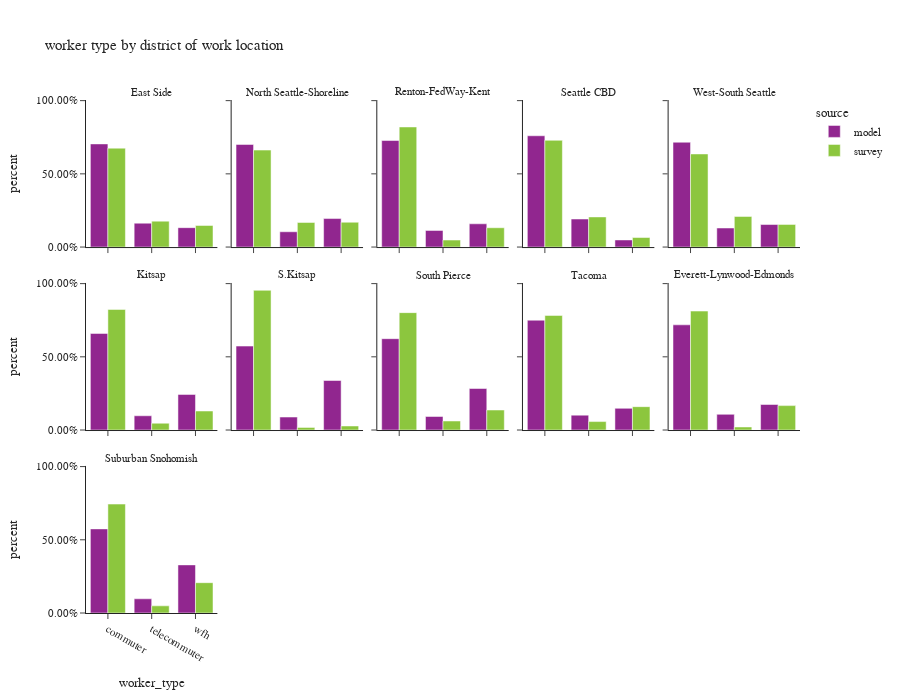

The cell this chart's notebook holds for it:
### Code cell
df_worker_count = workers.groupby(['source','CountyName_work','district_name_work','worker_type'])['pdexpfac']. \
    sum().reset_index()
df_worker_count['percent'] = df_worker_count.groupby(['source','CountyName_work','district_name_work'], group_keys=False)['pdexpfac']. \
    apply(lambda x: x / float(x.sum()))

df_worker_count_ct = workers.groupby(['source','CountyName_work','district_name_work','worker_type'])['pdexpfac'].count().reset_index(). \
    rename(columns={'pdexpfac':'sample count'})
df_worker_count = df_worker_count.merge(df_worker_count_ct, on=['source','CountyName_work','district_name_work','worker_type']). \
    rename(columns={'pdexpfac':'total count'})

fig = px.bar(df_worker_count.sort_values(by=['source','CountyName_work','district_name_work']), x='worker_type', y="percent",
             facet_col="district_name_work",facet_col_wrap=5,color="source",
             barmode="group",hover_data=['sample count','total count'],
             title="worker type by district of work location")
fig.for_each_annotation(lambda a: a.update(text = a.text.split("=")[-1]))
fig.update_layout(height=700, width=900, font=dict(size=11))
fig.for_each_yaxis(lambda a: a.update(tickformat = ".2%"))
fig.update_xaxes(categoryorder='array', categoryarray= ['commuter','telecommuter','wfh'])
fig.show()

### Figure 1 — Plotly figure (JSON) as saved in the notebook; plotly's stock layout.template omitted (floating-point values rounded to 4 significant figures)
{"data": [{"alignmentgroup": "True", "customdata": [[300800.0, 300800.0], [69650.0, 69650.0], [56580.0, 56580.0]], "hovertemplate": "source=model<br>district_name_work=East Side<br>worker_type=%{x}<br>percent=%{y}<br>sample count=%{customdata[0]}<br>total count=%{customdata[1]}<extra></extra>", "legendgroup": "model", "marker": {"color": "#91268F", "pattern": {"shape": ""}}, "name": "model", "offsetgroup": "model", "orientation": "v", "showlegend": true, "textposition": "auto", "type": "bar", "x": ["commuter", "telecommuter", "wfh"], "xaxis": "x11", "y": [0.7044, 0.1631, 0.1325], "yaxis": "y11"}, {"alignmentgroup": "True", "customdata": [[112900.0, 112900.0], [16840.0, 16840.0], [31360.0, 31360.0]], "hovertemplate": "source=model<br>district_name_work=North Seattle-Shoreline<br>worker_type=%{x}<br>percent=%{y}<br>sample count=%{customdata[0]}<br>total count=%{customdata[1]}<extra></extra>", "legendgroup": "model", "marker": {"color": "#91268F", "pattern": {"shape": ""}}, "name": "model", "offsetgroup": "model", "orientation": "v", "showlegend": false, "textposition": "auto", "type": "bar", "x": ["commuter", "telecommuter", "wfh"], "xaxis": "x12", "y": [0.7008, 0.1046, 0.1947], "yaxis": "y12"}, {"alignmentgroup": "True", "customdata": [[254100.0, 254100.0], [39700.0, 39700.0], [55460.0, 55460.0]], "hovertemplate": "source=model<br>district_name_work=Renton-FedWay-Kent<br>worker_type=%{x}<br>percent=%{y}<br>sample count=%{customdata[0]}<br>total count=%{customdata[1]}<extra></extra>", "legendgroup": "model", "marker": {"color": "#91268F", "pattern": {"shape": ""}}, "name": "model", "offsetgroup": "model", "orientation": "v", "showlegend": false, "textposition": "auto", "type": "bar", "x": ["commuter", "telecommuter", "wfh"], "xaxis": "x13", "y": [0.7275, 0.1137, 0.1588], "yaxis": "y13"}, {"alignmentgroup": "True", "customdata": [[266200.0, 266200.0], [67070.0, 67070.0], [17010.0, 17010.0]], "hovertemplate": "source=model<br>district_name_work=Seattle CBD<br>worker_type=%{x}<br>percent=%{y}<br>sample count=%{customdata[0]}<br>total count=%{customdata[1]}<extra></extra>", "legendgroup": "model", "marker": {"color": "#91268F", "pattern": {"shape": ""}}, "name": "model", "offsetgroup": "model", "orientation": "v", "showlegend": false, "textposition": "auto", "type": "bar", "x": ["commuter", "telecommuter", "wfh"], "xaxis": "x14", "y": [0.76, 0.1914, 0.04855], "yaxis": "y14"}, {"alignmentgroup": "True", "customdata": [[104800.0, 104800.0], [19050.0, 19050.0], [22540.0, 22540.0]], "hovertemplate": "source=model<br>district_name_work=West-South Seattle<br>worker_type=%{x}<br>percent=%{y}<br>sample count=%{customdata[0]}<br>total count=%{customdata[1]}<extra></extra>", "legendgroup": "model", "marker": {"color": "#91268F", "pattern": {"shape": ""}}, "name": "model", "offsetgroup": "model", "orientation": "v", "showlegend": false, "textposition": "auto", "type": "bar", "x": ["commuter", "telecommuter", "wfh"], "xaxis": "x15", "y": [0.7159, 0.1301, 0.154], "yaxis": "y15"}, {"alignmentgroup": "True", "customdata": [[79070.0, 79070.0], [11660.0, 11660.0], [29150.0, 29150.0]], "hovertemplate": "source=model<br>district_name_work=Kitsap<br>worker_type=%{x}<br>percent=%{y}<br>sample count=%{customdata[0]}<br>total count=%{customdata[1]}<extra></extra>", "legendgroup": "model", "marker": {"color": "#91268F", "pattern": {"shape": ""}}, "name": "model", "offsetgroup": "model", "orientation": "v", "showlegend": false, "textposition": "auto", "type": "bar", "x": ["commuter", "telecommuter", "wfh"], "xaxis": "x6", "y": [0.6596, 0.09729, 0.2431], "yaxis": "y6"}, {"alignmentgroup": "True", "customdata": [[15970.0, 15970.0], [2466.0, 2466.0], [9418.0, 9418.0]], "hovertemplate": "source=model<br>district_name_work=S.Kitsap<br>worker_type=%{x}<br>percent=%{y}<br>sample count=%{customdata[0]}<br>total count=%{customdata[1]}<extra></extra>", "legendgroup": "model", "marker": {"color": "#91268F", "pattern": {"shape": ""}}, "name": "model", "offsetgroup": "model", "orientation": "v", "showlegend": false, "textposition": "auto", "type": "bar", "x": ["commuter", "telecommuter", "wfh"], "xaxis": "x7", "y": [0.5733, 0.08855, 0.3382], "yaxis": "y7"}, {"alignmentgroup": "True", "customdata": [[108000.0, 108000.0], [16030.0, 16030.0], [49090.0, 49090.0]], "hovertemplate": "source=model<br>district_name_work=South Pierce<br>worker_type=%{x}<br>percent=%{y}<br>sample count=%{customdata[0]}<br>total count=%{customdata[1]}<extra></extra>", "legendgroup": "model", "marker": {"color": "#91268F", "pattern": {"shape": ""}}, "name": "model", "offsetgroup": "model", "orientation": "v", "showlegend": false, "textposition": "auto", "type": "bar", "x": ["commuter", "telecommuter", "wfh"], "xaxis": "x8", "y": [0.6239, 0.09257, 0.2835], "yaxis": "y8"}, {"alignmentgroup": "True", "customdata": [[106600.0, 106600.0], [14470.0, 14470.0], [21060.0, 21060.0]], "hovertemplate": "source=model<br>district_name_work=Tacoma<br>worker_type=%{x}<br>percent=%{y}<br>sample count=%{customdata[0]}<br>total count=%{customdata[1]}<extra></extra>", "legendgroup": "model", "marker": {"color": "#91268F", "pattern": {"shape": ""}}, "name": "model", "offsetgroup": "model", "orientation": "v", "showlegend": false, "textposition": "auto", "type": "bar", "x": ["commuter", "telecommuter", "wfh"], "xaxis": "x9", "y": [0.7501, 0.1018, 0.1481], "yaxis": "y9"}, {"alignmentgroup": "True", "customdata": [[114400.0, 114400.0], [17060.0, 17060.0], [27770.0, 27770.0]], "hovertemplate": "source=model<br>district_name_work=Everett-Lynwood-Edmonds<br>worker_type=%{x}<br>percent=%{y}<br>sample count=%{customdata[0]}<br>total count=%{customdata[1]}<extra></extra>", "legendgroup": "model", "marker": {"color": "#91268F", "pattern": {"shape": ""}}, "name": "model", "offsetgroup": "model", "orientation": "v", "showlegend": false, "textposition": "auto", "type": "bar", "x": ["commuter", "telecommuter", "wfh"], "xaxis": "x10", "y": [0.7184, 0.1072, 0.1744], "yaxis": "y10"}, {"alignmentgroup": "True", "customdata": [[90660.0, 90660.0], [15290.0, 15290.0], [51860.0, 51860.0]], "hovertemplate": "source=model<br>district_name_work=Suburban Snohomish<br>worker_type=%{x}<br>percent=%{y}<br>sample count=%{customdata[0]}<br>total count=%{customdata[1]}<extra></extra>", "legendgroup": "model", "marker": {"color": "#91268F", "pattern": {"shape": ""}}, "name": "model", "offsetgroup": "model", "orientation": "v", "showlegend": false, "textposition": "auto", "type": "bar", "x": ["commuter", "telecommuter", "wfh"], "xaxis": "x", "y": [0.5745, 0.09691, 0.3286], "yaxis": "y"}, {"alignmentgroup": "True", "customdata": [[393.0, 232900.0], [176.0, 61070.0], [176.0, 50860.0]], "hovertemplate": "source=survey<br>district_name_work=East Side<br>worker_type=%{x}<br>percent=%{y}<br>sample count=%{customdata[0]}<br>total count=%{customdata[1]}<extra></extra>", "legendgroup": "survey", "marker": {"color": "#8CC63E", "pattern": {"shape": ""}}, "name": "survey", "offsetgroup": "survey", "orientation": "v", "showlegend": true, "textposition": "auto", "type": "bar", "x": ["commuter", "telecommuter", "wfh"], "xaxis": "x11", "y": [0.6754, 0.1771, 0.1475], "yaxis": "y11"}, {"alignmentgroup": "True", "customdata": [[253.0, 97240.0], [87.0, 24690.0], [147.0, 24900.0]], "hovertemplate": "source=survey<br>district_name_work=North Seattle-Shoreline<br>worker_type=%{x}<br>percent=%{y}<br>sample count=%{customdata[0]}<br>total count=%{customdata[1]}<extra></extra>", "legendgroup": "survey", "marker": {"color": "#8CC63E", "pattern": {"shape": ""}}, "name": "survey", "offsetgroup": "survey", "orientation": "v", "showlegend": false, "textposition": "auto", "type": "bar", "x": ["commuter", "telecommuter", "wfh"], "xaxis": "x12", "y": [0.6623, 0.1681, 0.1696], "yaxis": "y12"}, {"alignmentgroup": "True", "customdata": [[176.0, 229200.0], [45.0, 13360.0], [39.0, 36860.0]], "hovertemplate": "source=survey<br>district_name_work=Renton-FedWay-Kent<br>worker_type=%{x}<br>percent=%{y}<br>sample count=%{customdata[0]}<br>total count=%{customdata[1]}<extra></extra>", "legendgroup": "survey", "marker": {"color": "#8CC63E", "pattern": {"shape": ""}}, "name": "survey", "offsetgroup": "survey", "orientation": "v", "showlegend": false, "textposition": "auto", "type": "bar", "x": ["commuter", "telecommuter", "wfh"], "xaxis": "x13", "y": [0.8203, 0.04781, 0.1319], "yaxis": "y13"}, {"alignmentgroup": "True", "customdata": [[462.0, 186100.0], [249.0, 52520.0], [127.0, 16610.0]], "hovertemplate": "source=survey<br>district_name_work=Seattle CBD<br>worker_type=%{x}<br>percent=%{y}<br>sample count=%{customdata[0]}<br>total count=%{customdata[1]}<extra></extra>", "legendgroup": "survey", "marker": {"color": "#8CC63E", "pattern": {"shape": ""}}, "name": "survey", "offsetgroup": "survey", "orientation": "v", "showlegend": false, "textposition": "auto", "type": "bar", "x": ["commuter", "telecommuter", "wfh"], "xaxis": "x14", "y": [0.7291, 0.2058, 0.06509], "yaxis": "y14"}, {"alignmentgroup": "True", "customdata": [[130.0, 86900.0], [69.0, 28590.0], [78.0, 21170.0]], "hovertemplate": "source=survey<br>district_name_work=West-South Seattle<br>worker_type=%{x}<br>percent=%{y}<br>sample count=%{customdata[0]}<br>total count=%{customdata[1]}<extra></extra>", "legendgroup": "survey", "marker": {"color": "#8CC63E", "pattern": {"shape": ""}}, "name": "survey", "offsetgroup": "survey", "orientation": "v", "showlegend": false, "textposition": "auto", "type": "bar", "x": ["commuter", "telecommuter", "wfh"], "xaxis": "x15", "y": [0.6359, 0.2092, 0.1549], "yaxis": "y15"}, {"alignmentgroup": "True", "customdata": [[91.0, 79660.0], [12.0, 4504.0], [43.0, 12550.0]], "hovertemplate": "source=survey<br>district_name_work=Kitsap<br>worker_type=%{x}<br>percent=%{y}<br>sample count=%{customdata[0]}<br>total count=%{customdata[1]}<extra></extra>", "legendgroup": "survey", "marker": {"color": "#8CC63E", "pattern": {"shape": ""}}, "name": "survey", "offsetgroup": "survey", "orientation": "v", "showlegend": false, "textposition": "auto", "type": "bar", "x": ["commuter", "telecommuter", "wfh"], "xaxis": "x6", "y": [0.8236, 0.04657, 0.1298], "yaxis": "y6"}, {"alignmentgroup": "True", "customdata": [[10.0, 14060.0], [2.0, 267.2], [3.0, 408.8]], "hovertemplate": "source=survey<br>district_name_work=S.Kitsap<br>worker_type=%{x}<br>percent=%{y}<br>sample count=%{customdata[0]}<br>total count=%{customdata[1]}<extra></extra>", "legendgroup": "survey", "marker": {"color": "#8CC63E", "pattern": {"shape": ""}}, "name": "survey", "offsetgroup": "survey", "orientation": "v", "showlegend": false, "textposition": "auto", "type": "bar", "x": ["commuter", "telecommuter", "wfh"], "xaxis": "x7", "y": [0.9541, 0.01813, 0.02774], "yaxis": "y7"}, {"alignmentgroup": "True", "customdata": [[84.0, 130500.0], [16.0, 10040.0], [24.0, 22240.0]], "hovertemplate": "source=survey<br>district_name_work=South Pierce<br>worker_type=%{x}<br>percent=%{y}<br>sample count=%{customdata[0]}<br>total count=%{customdata[1]}<extra></extra>", "legendgroup": "survey", "marker": {"color": "#8CC63E", "pattern": {"shape": ""}}, "name": "survey", "offsetgroup": "survey", "orientation": "v", "showlegend": false, "textposition": "auto", "type": "bar", "x": ["commuter", "telecommuter", "wfh"], "xaxis": "x8", "y": [0.8018, 0.06168, 0.1366], "yaxis": "y8"}, {"alignmentgroup": "True", "customdata": [[79.0, 80790.0], [10.0, 5961.0], [28.0, 16470.0]], "hovertemplate": "source=survey<br>district_name_work=Tacoma<br>worker_type=%{x}<br>percent=%{y}<br>sample count=%{customdata[0]}<br>total count=%{customdata[1]}<extra></extra>", "legendgroup": "survey", "marker": {"color": "#8CC63E", "pattern": {"shape": ""}}, "name": "survey", "offsetgroup": "survey", "orientation": "v", "showlegend": false, "textposition": "auto", "type": "bar", "x": ["commuter", "telecommuter", "wfh"], "xaxis": "x9", "y": [0.7827, 0.05774, 0.1596], "yaxis": "y9"}, {"alignmentgroup": "True", "customdata": [[101.0, 99390.0], [20.0, 2548.0], [35.0, 20400.0]], "hovertemplate": "source=survey<br>district_name_work=Everett-Lynwood-Edmonds<br>worker_type=%{x}<br>percent=%{y}<br>sample count=%{customdata[0]}<br>total count=%{customdata[1]}<extra></extra>", "legendgroup": "survey", "marker": {"color": "#8CC63E", "pattern": {"shape": ""}}, "name": "survey", "offsetgroup": "survey", "orientation": "v", "showlegend": false, "textposition": "auto", "type": "bar", "x": ["commuter", "telecommuter", "wfh"], "xaxis": "x10", "y": [0.8124, 0.02083, 0.1668], "yaxis": "y10"}, {"alignmentgroup": "True", "customdata": [[95.0, 105400.0], [15.0, 6930.0], [50.0, 29330.0]], "hovertemplate": "source=survey<br>district_name_work=Suburban Snohomish<br>worker_type=%{x}<br>percent=%{y}<br>sample count=%{customdata[0]}<br>total count=%{customdata[1]}<extra></extra>", "legendgroup": "survey", "marker": {"color": "#8CC63E", "pattern": {"shape": ""}}, "name": "survey", "offsetgroup": "survey", "orientation": "v", "showlegend": false, "textposition": "auto", "type": "bar", "x": ["commuter", "telecommuter", "wfh"], "xaxis": "x", "y": [0.744, 0.04893, 0.2071], "yaxis": "y"}], "layout": {"annotations": [{"font": {}, "showarrow": false, "text": "Suburban Snohomish", "x": 0.092, "xanchor": "center", "xref": "paper", "y": 0.2867, "yanchor": "bottom", "yref": "paper"}, {"font": {}, "showarrow": false, "text": "Kitsap", "x": 0.092, "xanchor": "center", "xref": "paper", "y": 0.6433, "yanchor": "bottom", "yref": "paper"}, {"font": {}, "showarrow": false, "text": "S.Kitsap", "x": 0.296, "xanchor": "center", "xref": "paper", "y": 0.6433, "yanchor": "bottom", "yref": "paper"}, {"font": {}, "showarrow": false, "text": "South Pierce", "x": 0.5, "xanchor": "center", "xref": "paper", "y": 0.6433, "yanchor": "bottom", "yref": "paper"}, {"font": {}, "showarrow": false, "text": "Tacoma", "x": 0.704, "xanchor": "center", "xref": "paper", "y": 0.6433, "yanchor": "bottom", "yref": "paper"}, {"font": {}, "showarrow": false, "text": "Everett-Lynwood-Edmonds", "x": 0.908, "xanchor": "center", "xref": "paper", "y": 0.6433, "yanchor": "bottom", "yref": "paper"}, {"font": {}, "showarrow": false, "text": "East Side", "x": 0.092, "xanchor": "center", "xref": "paper", "y": 1.0, "yanchor": "bottom", "yref": "paper"}, {"font": {}, "showarrow": false, "text": "North Seattle-Shoreline", "x": 0.296, "xanchor": "center", "xref": "paper", "y": 1.0, "yanchor": "bottom", "yref": "paper"}, {"font": {}, "showarrow": false, "text": "Renton-FedWay-Kent", "x": 0.5, "xanchor": "center", "xref": "paper", "y": 1.0, "yanchor": "bottom", "yref": "paper"}, {"font": {}, "showarrow": false, "text": "Seattle CBD", "x": 0.704, "xanchor": "center", "xref": "paper", "y": 1.0, "yanchor": "bottom", "yref": "paper"}, {"font": {}, "showarrow": false, "text": "West-South Seattle", "x": 0.908, "xanchor": "center", "xref": "paper", "y": 1.0, "yanchor": "bottom", "yref": "paper"}], "barmode": "group", "font": {"size": 11}, "height": 700, "legend": {"title": {"text": "source"}, "tracegroupgap": 0}, "title": {"text": "worker type by district of work location"}, "width": 900, "xaxis": {"anchor": "y", "categoryarray": ["commuter", "telecommuter", "wfh"], "categoryorder": "array", "domain": [0.0, 0.184], "title": {"text": "worker_type"}}, "xaxis10": {"anchor": "y10", "categoryarray": ["commuter", "telecommuter", "wfh"], "categoryorder": "array", "domain": [0.816, 1.0], "matches": "x", "showticklabels": false}, "xaxis11": {"anchor": "y11", "categoryarray": ["commuter", "telecommuter", "wfh"], "categoryorder": "array", "domain": [0.0, 0.184], "matches": "x", "showticklabels": false}, "xaxis12": {"anchor": "y12", "categoryarray": ["commuter", "telecommuter", "wfh"], "categoryorder": "array", "domain": [0.204, 0.388], "matches": "x", "showticklabels": false}, "xaxis13": {"anchor": "y13", "categoryarray": ["commuter", "telecommuter", "wfh"], "categoryorder": "array", "domain": [0.408, 0.592], "matches": "x", "showticklabels": false}, "xaxis14": {"anchor": "y14", "categoryarray": ["commuter", "telecommuter", "wfh"], "categoryorder": "array", "domain": [0.612, 0.796], "matches": "x", "showticklabels": false}, "xaxis15": {"anchor": "y15", "categoryarray": ["commuter", "telecommuter", "wfh"], "categoryorder": "array", "domain": [0.816, 1.0], "matches": "x", "showticklabels": false}, "xaxis2": {"anchor": "y2", "categoryarray": ["commuter", "telecommuter", "wfh"], "categoryorder": "array", "domain": [0.204, 0.388], "matches": "x", "title": {"text": "worker_type"}}, "xaxis3": {"anchor": "y3", "categoryarray": ["commuter", "telecommuter", "wfh"], "categoryorder": "array", "domain": [0.408, 0.592], "matches": "x", "title": {"text": "worker_type"}}, "xaxis4": {"anchor": "y4", "categoryarray": ["commuter", "telecommuter", "wfh"], "categoryorder": "array", "domain": [0.612, 0.796], "matches": "x", "title": {"text": "worker_type"}}, "xaxis5": {"anchor": "y5", "categoryarray": ["commuter", "telecommuter", "wfh"], "categoryorder": "array", "domain": [0.816, 1.0], "matches": "x", "title": {"text": "worker_type"}}, "xaxis6": {"anchor": "y6", "categoryarray": ["commuter", "telecommuter", "wfh"], "categoryorder": "array", "domain": [0.0, 0.184], "matches": "x", "showticklabels": false}, "xaxis7": {"anchor": "y7", "categoryarray": ["commuter", "telecommuter", "wfh"], "categoryorder": "array", "domain": [0.204, 0.388], "matches": "x", "showticklabels": false}, "xaxis8": {"anchor": "y8", "categoryarray": ["commuter", "telecommuter", "wfh"], "categoryorder": "array", "domain": [0.408, 0.592], "matches": "x", "showticklabels": false}, "xaxis9": {"anchor": "y9", "categoryarray": ["commuter", "telecommuter", "wfh"], "categoryorder": "array", "domain": [0.612, 0.796], "matches": "x", "showticklabels": false}, "yaxis": {"anchor": "x", "domain": [0.0, 0.2867], "tickformat": ".2%", "title": {"text": "percent"}}, "yaxis10": {"anchor": "x10", "domain": [0.3567, 0.6433], "matches": "y", "showticklabels": false, "tickformat": ".2%"}, "yaxis11": {"anchor": "x11", "domain": [0.7133, 1.0], "matches": "y", "tickformat": ".2%", "title": {"text": "percent"}}, "yaxis12": {"anchor": "x12", "domain": [0.7133, 1.0], "matches": "y", "showticklabels": false, "tickformat": ".2%"}, "yaxis13": {"anchor": "x13", "domain": [0.7133, 1.0], "matches": "y", "showticklabels": false, "tickformat": ".2%"}, "yaxis14": {"anchor": "x14", "domain": [0.7133, 1.0], "matches": "y", "showticklabels": false, "tickformat": ".2%"}, "yaxis15": {"anchor": "x15", "domain": [0.7133, 1.0], "matches": "y", "showticklabels": false, "tickformat": ".2%"}, "yaxis2": {"anchor": "x2", "domain": [0.0, 0.2867], "matches": "y", "showticklabels": false, "tickformat": ".2%"}, "yaxis3": {"anchor": "x3", "domain": [0.0, 0.2867], "matches": "y", "showticklabels": false, "tickformat": ".2%"}, "yaxis4": {"anchor": "x4", "domain": [0.0, 0.2867], "matches": "y", "showticklabels": false, "tickformat": ".2%"}, "yaxis5": {"anchor": "x5", "domain": [0.0, 0.2867], "matches": "y", "showticklabels": false, "tickformat": ".2%"}, "yaxis6": {"anchor": "x6", "domain": [0.3567, 0.6433], "matches": "y", "tickformat": ".2%", "title": {"text": "percent"}}, "yaxis7": {"anchor": "x7", "domain": [0.3567, 0.6433], "matches": "y", "showticklabels": false, "tickformat": ".2%"}, "yaxis8": {"anchor": "x8", "domain": [0.3567, 0.6433], "matches": "y", "showticklabels": false, "tickformat": ".2%"}, "yaxis9": {"anchor": "x9", "domain": [0.3567, 0.6433], "matches": "y", "showticklabels": false, "tickformat": ".2%"}}}
